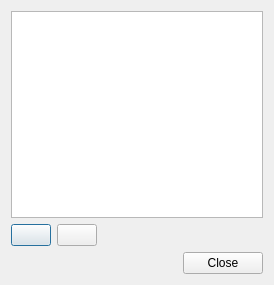
<?xml version="1.0" encoding="UTF-8"?>
<ui version="4.0">
 <class>DialogListeAjouterTypeCtrl</class>
 <widget class="QDialog" name="DialogListeAjouterTypeCtrl">
  <property name="geometry">
   <rect>
    <x>0</x>
    <y>0</y>
    <width>274</width>
    <height>285</height>
   </rect>
  </property>
  <property name="windowTitle">
   <string>Gestion des types de contrôles</string>
  </property>
  <layout class="QVBoxLayout" name="verticalLayout">
   <item>
    <widget class="QTableView" name="typeCtrl"/>
   </item>
   <item>
    <layout class="QHBoxLayout" name="ajouterSupprimer">
     <item>
      <widget class="QPushButton" name="ajouter">
       <property name="icon">
        <iconset resource="ressources.qrc">
         <normaloff>:/icones/ajouter</normaloff>:/icones/ajouter</iconset>
       </property>
      </widget>
     </item>
     <item>
      <widget class="QPushButton" name="supprimer">
       <property name="icon">
        <iconset resource="ressources.qrc">
         <normaloff>:/icones/supprimer</normaloff>:/icones/supprimer</iconset>
       </property>
      </widget>
     </item>
     <item>
      <spacer name="horizontalSpacer">
       <property name="orientation">
        <enum>Qt::Horizontal</enum>
       </property>
       <property name="sizeHint" stdset="0">
        <size>
         <width>40</width>
         <height>20</height>
        </size>
       </property>
      </spacer>
     </item>
    </layout>
   </item>
   <item>
    <widget class="QDialogButtonBox" name="boutons">
     <property name="standardButtons">
      <set>QDialogButtonBox::Close</set>
     </property>
    </widget>
   </item>
  </layout>
 </widget>
 <resources>
  <include location="ressources.qrc"/>
 </resources>
 <connections>
  <connection>
   <sender>boutons</sender>
   <signal>clicked(QAbstractButton*)</signal>
   <receiver>DialogListeAjouterTypeCtrl</receiver>
   <slot>accept()</slot>
   <hints>
    <hint type="sourcelabel">
     <x>248</x>
     <y>254</y>
    </hint>
    <hint type="destinationlabel">
     <x>157</x>
     <y>274</y>
    </hint>
   </hints>
  </connection>
  <connection>
   <sender>ajouter</sender>
   <signal>pressed()</signal>
   <receiver>DialogListeAjouterTypeCtrl</receiver>
   <slot>ajouter()</slot>
   <hints>
    <hint type="sourcelabel">
     <x>31</x>
     <y>232</y>
    </hint>
    <hint type="destinationlabel">
     <x>6</x>
     <y>231</y>
    </hint>
   </hints>
  </connection>
  <connection>
   <sender>supprimer</sender>
   <signal>pressed()</signal>
   <receiver>DialogListeAjouterTypeCtrl</receiver>
   <slot>supprimer()</slot>
   <hints>
    <hint type="sourcelabel">
     <x>85</x>
     <y>227</y>
    </hint>
    <hint type="destinationlabel">
     <x>125</x>
     <y>226</y>
    </hint>
   </hints>
  </connection>
 </connections>
 <slots>
  <slot>ajouter()</slot>
  <slot>supprimer()</slot>
 </slots>
</ui>
